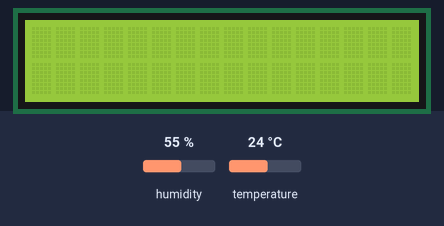
A sketch run on a simulated ESP32. Shown: 16×2 character LCD. Inputs (shaded band) come from the test bench; at power-on: humidity 55 %, temperature 24 °C. WiFi joins after 1.5 s; servers stay silent unless stated; uploads are accepted with an empty reply; what the sketch prints to the serial monitor is not drawn.

Above: at 2.7 s.
2.8 s: humidity set to 22 %
At 8.4 s:
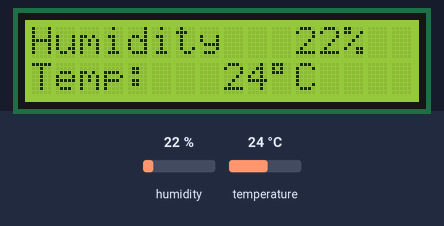
8.8 s: temperature set to 12 °C
At 11.7 s:
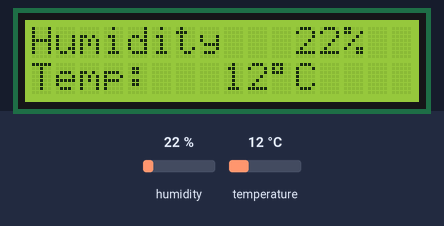
13.3 s: humidity set to 40 %
At 18.6 s:
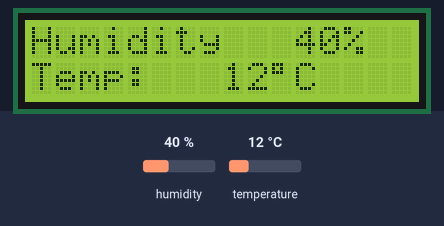
19.7 s: temperature set to 19 °C
At 23.3 s:
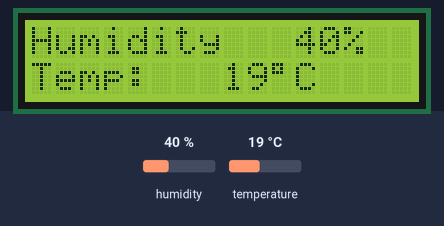
Timing chart, 0 to 24.8 s (numbered marks = the images above; inputs shaded):
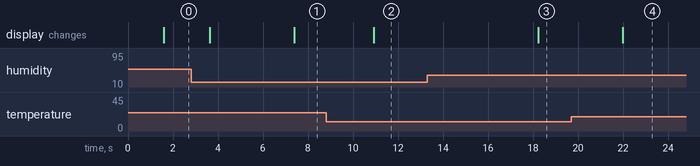

Measured:
- after the input at 2.8 s, the display: first differs from a run without the input after 4.6 s (image 1)
- after the input at 8.8 s, the display: changes after 2.1 s (image 2)
- after the input at 13.3 s, the display: changes after 4.9 s (image 3)
- after the input at 19.7 s, the display: changes after 2.3 s (image 4)

The sketch:

APItest.ino
```cpp
#include <WiFi.h>
#include <HTTPClient.h>
#include <DHT.h>
#include <LiquidCrystal_I2C.h>
#define DHT_SENSOR_PIN  23 // ESP32 pin GIOP23 connected to DHT11 sensor
#define DHT_SENSOR_TYPE DHT11
LiquidCrystal_I2C lcd(0x27, 16, 2);
DHT dht_sensor(DHT_SENSOR_PIN, DHT_SENSOR_TYPE);


const char* ssid = "ZenFone 8";
const char* password = "Wen901204Ni";

//Your Domain name with URL path or IP address with path
const char* serverName = "http://192.168.186.142:5000/api/add";

// the following variables are unsigned longs because the time, measured in
// milliseconds, will quickly become a bigger number than can be stored in an int.
unsigned long lastTime = 0;
// Timer set to 10 minutes (600000)
//unsigned long timerDelay = 600000;
// Set timer to 5 seconds (5000)
unsigned long timerDelay = 5000;

void setup() {
  Serial.begin(115200);

  WiFi.begin(ssid, password);
  Serial.println("Connecting");
  while(WiFi.status() != WL_CONNECTED) {
    delay(500);
    Serial.print(".");
  }
  dht_sensor.begin(); // initialize the DHT sensor
  lcd.init();
  lcd.backlight();

  Serial.println("");
  Serial.print("Connected to WiFi network with IP Address: ");
  Serial.println(WiFi.localIP());

  Serial.println("Timer set to 5 seconds (timerDelay variable), it will take 5 seconds before publishing the first reading.");
}

void loop() {
  float humidity  = dht_sensor.readHumidity();    // read humidity
  float temperature = dht_sensor.readTemperature(); // read temperature
  Serial.print("溫度:");
  Serial.print(temperature);
  Serial.println("度C ");
  Serial.print("濕度:");
  Serial.print(humidity);
  Serial.println("%\t");
  delay(2000);
  lcd.clear();
  lcd.setCursor(0, 0);  //設定游標位置 (字,行)
  lcd.print("Humidity   ");  //Relative Humidity 相對濕度簡寫
  lcd.print((int)humidity);
  lcd.print("%");
  lcd.setCursor(0, 1);  //設定游標位置 (字,行)
  lcd.print("Temp:   ");
  lcd.print((int)temperature);
  lcd.print((char)223); //用特殊字元顯示符號的"度"
  lcd.print("C");
  delay(1500);

  //Send an HTTP POST request every 10 minutes
  if ((millis() - lastTime) > timerDelay) {
    //Check WiFi connection status
    if(WiFi.status()== WL_CONNECTED){
      WiFiClient client;
      HTTPClient http;

      // Your Domain name with URL path or IP address with path
      http.begin(client, serverName);

      // If you need Node-RED/server authentication, insert user and password below
      //http.setAuthorization("REPLACE_WITH_SERVER_USERNAME", "REPLACE_WITH_SERVER_PASSWORD");

      // Specify content-type header
      //http.addHeader("Content-Type", "application/x-www-form-urlencoded");
      // Data to send with HTTP POST
      //String httpRequestData = "api_key=tPmAT5Ab3j7F9&sensor=BME280&value1=24.25&value2=49.54&value3=1005.14";
      // Send HTTP POST request
      //int httpResponseCode = http.POST(httpRequestData);

      // If you need an HTTP request with a content type: application/json, use the following:
      http.addHeader("Content-Type", "application/json");
      char location[] = "Living Room";

      char jsonString[256];
      sprintf(jsonString, "{\"token\":\"123456\",\"humidity\":\"%f\",\"location\":\"%s\",\"temperature\":\"%f\"}", humidity, location, temperature);

      int httpResponseCode = http.POST(jsonString);

//      int httpResponseCode = http.POST(jsonStr);
//            int httpResponseCode = http.POST("{\"token\":\"123456\",\"humidity\":\"64\",\"location\":\"Living Room\",\"temperature\":\"24\"}");

      // If you need an HTTP request with a content type: text/plain
      //http.addHeader("Content-Type", "text/plain");
      //int httpResponseCode = http.POST("Hello, World!");

      Serial.print("HTTP Response code: ");
      Serial.println(httpResponseCode);

      // Free resources
      http.end();
    }
    else {
      Serial.println("WiFi Disconnected");
    }
    lastTime = millis();
  }
}
```
